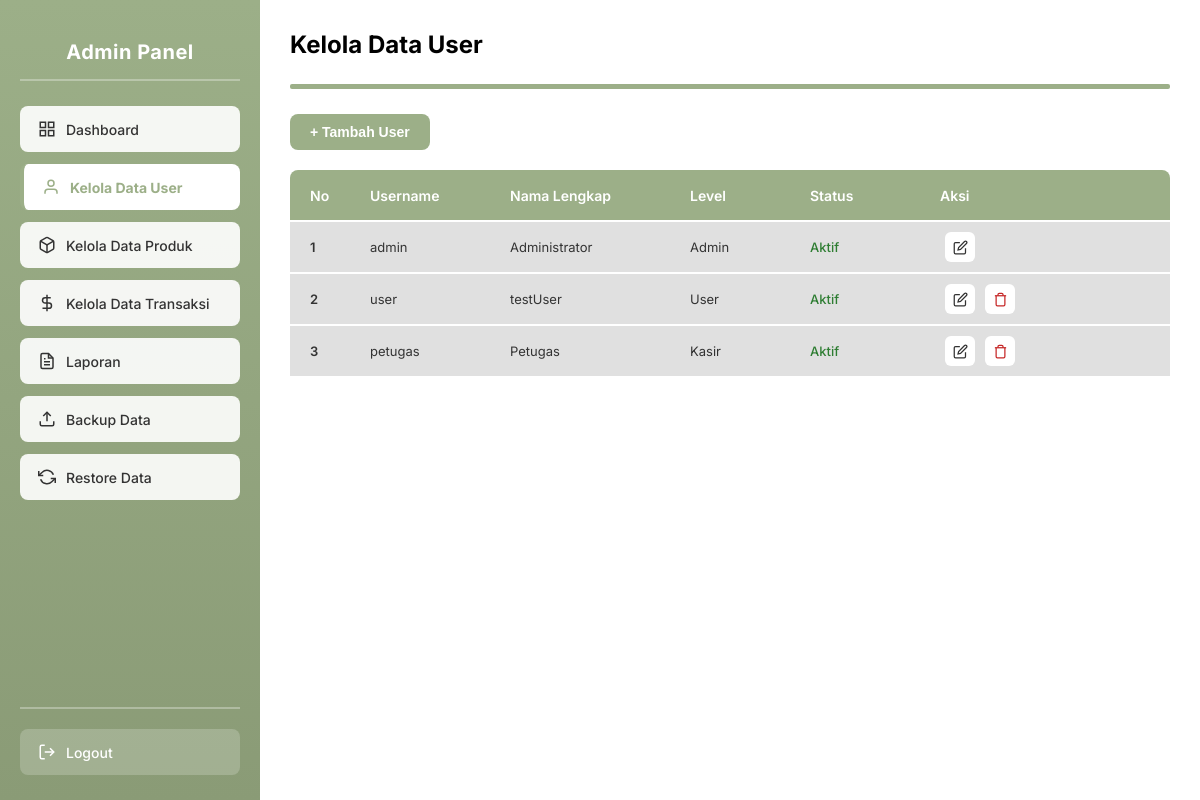
The page /Admin/kelola_data_user.php (signed in) on the database its author committed.
### tables this page shows
CREATE TABLE `petugas` (
  `id` int(11) NOT NULL,
  `username` varchar(50) NOT NULL,
  `password` varchar(255) NOT NULL,
  `nama_lengkap` varchar(100) NOT NULL,
  `level` enum('admin','kasir','user') NOT NULL,
  `created_at` timestamp NOT NULL DEFAULT current_timestamp()
);

### Admin/kelola_data_user.php (the view, shortened to what this page needs)
<?php
$koneksi = getKoneksi();
$query = "SELECT * FROM petugas ORDER BY id ASC";
$result = mysqli_query($koneksi, $query);
$users = [];
while ($row = mysqli_fetch_assoc($result)) {
    $users[] = $row;
}
?>
<!DOCTYPE html>
<html lang="id">
<head>
</head>
<body>
<div class="main-container">
    <div class="sidebar">
        <div class="sidebar-header">
            <h1 class="sidebar-title">Admin Panel</h1>
        </div>
        <a href="dashboard.php" class="menu-item">
            <svg viewBox="0 0 24 24"><rect x="3" y="3" width="7" height="7"></rect><rect x="14" y="3" width="7" height="7"></rect><rect x="14" y="14" width="7" height="7"></rect><rect x="3" y="14" width="7" height="7"></rect></svg>
            Dashboard
        </a>
        <a href="kelola_data_user.php" class="menu-item active">
            <svg viewBox="0 0 24 24"><path d="M20 21v-2a4 4 0 0 0-4-4H8a4 4 0 0 0-4 4v2"></path><circle cx="12" cy="7" r="4"></circle></svg>
            Kelola Data User
        </a>
        <a href="kelola_data_produk.php" class="menu-item">
            <svg viewBox="0 0 24 24"><path d="M21 16V8a2 2 0 0 0-1-1.73l-7-4a2 2 0 0 0-2 0l-7 4A2 2 0 0 0 3 8v8a2 2 0 0 0 1 1.73l7 4a2 2 0 0 0 2 0l7-4A2 2 0 0 0 21 16z"></path><polyline points="3.27 6.96 12 12.01 20.73 6.96"></polyline><line x1="12" y1="22.08" x2="12" y2="12"></line></svg>
            Kelola Data Produk
        </a>
        <a href="kelola_data_transaksi.php" class="menu-item">
            <svg viewBox="0 0 24 24"><line x1="12" y1="1" x2="12" y2="23"></line><path d="M17 5H9.5a3.5 3.5 0 0 0 0 7h5a3.5 3.5 0 0 1 0 7H6"></path></svg>
            Kelola Data Transaksi
        </a>
        <a href="laporan.php" class="menu-item">
            <svg viewBox="0 0 24 24"><path d="M14 2H6a2 2 0 0 0-2 2v16a2 2 0 0 0 2 2h12a2 2 0 0 0 2-2V8z"></path><polyline points="14 2 14 8 20 8"></polyline><line x1="16" y1="13" x2="8" y2="13"></line><line x1="16" y1="17" x2="8" y2="17"></line><polyline points="10 9 9 9 8 9"></polyline></svg>
            Laporan
        </a>
        <a href="backup_data.php" class="menu-item">
            <svg viewBox="0 0 24 24"><path d="M21 15v4a2 2 0 0 1-2 2H5a2 2 0 0 1-2-2v-4"></path><polyline points="17 8 12 3 7 8"></polyline><line x1="12" y1="3" x2="12" y2="15"></line></svg>
            Backup Data
        </a>
        <a href="restore_data.php" class="menu-item">
            <svg viewBox="0 0 24 24"><polyline points="1 4 1 10 7 10"></polyline><polyline points="23 20 23 14 17 14"></polyline><path d="M20.49 9A9 9 0 0 0 5.64 5.64L1 10m22 4l-4.64 4.36A9 9 0 0 1 3.51 15"></path></svg>
            Restore Data
        </a>
        <div class="logout-section">
            <a href="../auth/logout.php" class="logout-btn">
                <svg viewBox="0 0 24 24"><path d="M9 21H5a2 2 0 0 1-2-2V5a2 2 0 0 1 2-2h4"></path><polyline points="16 17 21 12 16 7"></polyline><line x1="21" y1="12" x2="9" y2="12"></line></svg>
                Logout
            </a>
        </div>
    </div>
    <div class="main-content">
        <h2 class="page-title">Kelola Data User</h2>
        <div class="divider"></div>
        <button class="btn-add" onclick="openModal('add')">+ Tambah User</button>
        <div class="table-header">
            <span class="col-no">No</span>
            <span class="col-username">Username</span>
            <span class="col-nama">Nama Lengkap</span>
            <span class="col-level">Level</span>
            <span class="col-status">Status</span>
            <span class="col-aksi">Aksi</span>
        </div>
        <?php $no = 1; foreach ($users as $user): ?>
        <div class="table-row">
            <span class="col-no"><?= $no++ ?></span>
            <span class="col-username"><?= htmlspecialchars($user['username']) ?></span>
            <span class="col-nama"><?= htmlspecialchars($user['nama_lengkap']) ?></span>
            <span class="col-level"><?= ucfirst($user['level']) ?></span>
            <span class="col-status">Aktif</span>
            <button class="btn-action btn-edit" onclick='openModal("edit", <?= json_encode($user) ?>)' title="Edit">
                <svg viewBox="0 0 24 24"><path d="M11 4H4a2 2 0 0 0-2 2v14a2 2 0 0 0 2 2h14a2 2 0 0 0 2-2v-7"></path><path d="M18.5 2.5a2.121 2.121 0 0 1 3 3L12 15l-4 1 1-4 9.5-9.5z"></path></svg>
            </button>
            <?php if ($user['id'] != $_SESSION['id_petugas'] && $user['id'] != 1): ?>
            <a href="?hapus=<?= $user['id'] ?>" class="btn-action btn-delete" onclick="return confirm('Hapus user ini?')" title="Hapus">
                <svg viewBox="0 0 24 24"><polyline points="3 6 5 6 21 6"></polyline><path d="M19 6v14a2 2 0 0 1-2 2H7a2 2 0 0 1-2-2V6m3 0V4a2 2 0 0 1 2-2h4a2 2 0 0 1 2 2v2"></path></svg>
            </a>
            <?php endif; ?>
        </div>
        <?php endforeach; ?>
    </div>
</div>
</body>
</html>

### Admin/kelola_data_user.php (style rules this page uses)
* { margin: 0; padding: 0; box-sizing: border-box; }
body { font-family: 'Inter', Arial, sans-serif; background: #f5f5f5; color: #333; }
.main-container { display: flex; min-height: 100vh; }
.sidebar { width: 260px; background: linear-gradient(180deg, #9CAF88 0%, #8A9B76 100%); padding: 25px 20px; display: flex; flex-direction: column; position: fixed; height: 100vh; overflow-y: auto; }
.sidebar-header { text-align: center; padding: 15px 0; margin-bottom: 25px; border-bottom: 2px solid rgba(255,255,255,0.3); }
.sidebar-title { color: white; font-size: 20px; font-weight: 700; letter-spacing: 0.5px; }
.menu-item { background-color: rgba(255,255,255,0.9); padding: 14px 18px; margin-bottom: 12px; border-radius: 8px; text-align: left; cursor: pointer; font-weight: 500; color: #333; text-decoration: none; transition: all 0.2s ease; font-size: 14px; display: flex; align-items: center; gap: 10px; }
.menu-item.active { background-color: white; color: #9CAF88; font-weight: 700; border-left: 4px solid #9CAF88; }
.menu-item svg { width: 18px; height: 18px; stroke: currentColor; fill: none; stroke-width: 2; }
.logout-section { margin-top: auto; padding-top: 20px; border-top: 2px solid rgba(255,255,255,0.3); }
.logout-btn { display: flex; align-items: center; gap: 10px; padding: 14px 18px; background-color: rgba(255,255,255,0.2); color: white; border: none; border-radius: 8px; cursor: pointer; font-size: 14px; font-weight: 500; text-decoration: none; transition: background-color 0.2s; }
.logout-btn svg { width: 18px; height: 18px; stroke: white; fill: none; stroke-width: 2; }
.main-content { flex: 1; margin-left: 260px; padding: 30px; background: #fff; min-height: 100vh; }
.page-title { font-size: 24px; font-weight: 700; color: #000; margin-bottom: 25px; }
.divider { width: 100%; height: 5px; background: #9CAF88; margin: 0 0 25px 0; border-radius: 2px; }
.table-header { width: 100%; height: 50px; background: #9CAF88; display: flex; align-items: center; position: relative; margin-bottom: 2px; border-radius: 8px 8px 0 0; }
.table-header span { font-family: Inter; font-size: 14px; position: absolute; font-weight: 600; color: white; }
.table-header .col-no { left: 20px; }
.table-header .col-username { left: 80px; }
.table-header .col-nama { left: 220px; }
.table-header .col-level { left: 400px; }
.table-header .col-status { left: 520px; }
.table-header .col-aksi { left: 650px; }
.table-row { width: 100%; height: 50px; background: #E0E0E0; display: flex; align-items: center; position: relative; margin-bottom: 2px; }
.table-row span { font-family: Inter; font-size: 13px; position: absolute; }
.table-row .col-no { left: 20px; font-weight: 600; }
.table-row .col-username { left: 80px; }
.table-row .col-nama { left: 220px; }
.table-row .col-level { left: 400px; }
.table-row .col-status { left: 520px; color: #2e7d32; font-weight: 500; }
.btn-action { width: 30px; height: 30px; position: absolute; top: 50%; transform: translateY(-50%); cursor: pointer; background: #fff; border: none; border-radius: 6px; padding: 0; display: flex; align-items: center; justify-content: center; transition: 0.2s; }
.btn-action svg { width: 15px; height: 15px; stroke: #333; fill: none; stroke-width: 2; }
.btn-edit { left: 655px; }
.btn-delete { left: 695px; }
.btn-delete svg { stroke: #c62828; }
.btn-add { display: inline-block; padding: 10px 20px; background: #9CAF88; color: white; border: none; border-radius: 8px; font-size: 14px; font-weight: 600; cursor: pointer; margin-bottom: 20px; transition: 0.2s; }

### rows shown on the page
petugas: username "admin", nama_lengkap "Administrator", level "Admin"
petugas: username "user", nama_lengkap "testUser", level "User"
petugas: username "petugas", nama_lengkap "Petugas", level "Kasir"
